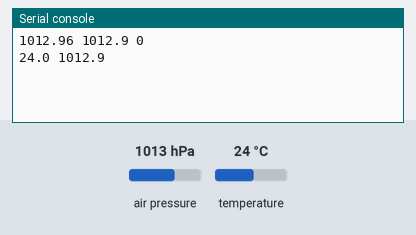
Simulated run of this program. Board: Raspberry Pi Pico running MicroPython. On the bench: the last lines printed to the serial console. The test bench sets the inputs (shaded band); at power-on: air pressure 1013 hPa, temperature 24 °C.

Above: at 1.2 s.
1.3 s: air pressure set to 952 hPa
At 2.7 s:
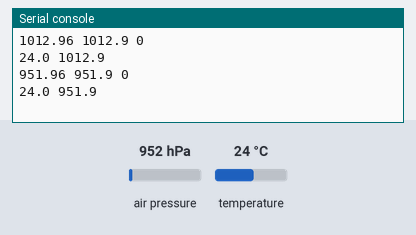
2.8 s: temperature set to 12 °C
4.3 s: air pressure set to 975 hPa
At 5.5 s:
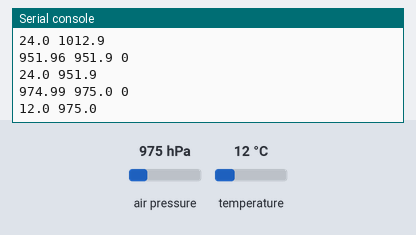
Timing chart, 0 to 7.3 s (numbered marks = the images above; inputs shaded):
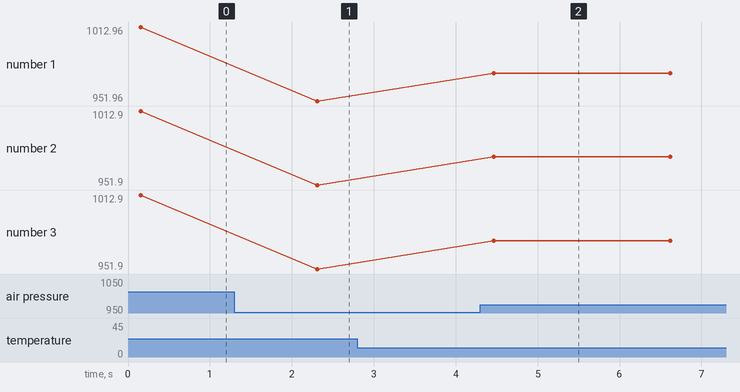

Measured:
- after the input at 1.3 s, the serial console: prints a new line after 1.0 s (image 1)
- after the input at 4.3 s, the serial console: prints a new line after 0.17 s (image 2)
- plotted number 1: 1012.96 → 951.96 after the input at 1.3 s, 951.96 → 974.99 after the input at 4.3 s
- plotted number 2: 1012.9 → 951.9 after the input at 1.3 s, 951.9 → 975 after the input at 4.3 s
- plotted number 3: 1012.9 → 951.9 after the input at 1.3 s, 951.9 → 975 after the input at 4.3 s

The program:

lib_BMP180.py
```python
'''
bmp085 is a micropython module for the Bosch bmp085 sensor. It measures
temperature as well as pressure, with a high enough resolution to calculate
altitude.
data-sheet: BST-BMP085-DS000-05.pdf

The MIT License (MIT)
Copyright (c) 2014 Sebastian Plamauer, oeplse@gmail.com

Permission is hereby granted, free of charge, to any person obtaining a copy
of this software and associated documentation files (the "Software"), to deal
in the Software without restriction, including without limitation the rights
to use, copy, modify, merge, publish, distribute, sublicense, and/or sell
copies of the Software, and to permit persons to whom the Software is
furnished to do so, subject to the following conditions:
The above copyright notice and this permission notice shall be included in
all copies or substantial portions of the Software.
THE SOFTWARE IS PROVIDED "AS IS", WITHOUT WARRANTY OF ANY KIND, EXPRESS OR
IMPLIED, INCLUDING BUT NOT LIMITED TO THE WARRANTIES OF MERCHANTABILITY,
FITNESS FOR A PARTICULAR PURPOSE AND NONINFRINGEMENT. IN NO EVENT SHALL THE
AUTHORS OR COPYRIGHT HOLDERS BE LIABLE FOR ANY CLAIM, DAMAGES OR OTHER
LIABILITY, WHETHER IN AN ACTION OF CONTRACT, TORT OR OTHERWISE, ARISING FROM,
OUT OF OR IN CONNECTION WITH THE SOFTWARE OR THE USE OR OTHER DEALINGS IN
THE SOFTWARE.

2023/5/20   設定ファィルをconfig.pyとした
v1.0
'''
import config
i2c_no,SDA_pin = config.i2c_ini()
# センサー補正値
T_hosei,H_hosei,P_hosei = config.hosei()

from ustruct import unpack as unp
import math
import time

# BMP085 class
class BMP085():
    '''
    Module for the BMP085 pressure sensor.
    '''
    # init
    def __init__(self, i2c=None):
        # internal module defines
        if i2c is None:
            raise ValueError("The I2C bus must be specified")
        else:
            self._bmp_i2c = i2c
        self._bmp_addr = 119  # fix
        self.chip_id = self._bmp_i2c.readfrom_mem(self._bmp_addr, 0xD0, 2)
        self._delays = (7, 8, 14, 28)
        self._diff_sign = time.ticks_diff(1, 0)

        # read calibration data from EEPROM
        (self._AC1, self._AC2, self._AC3, self._AC4, self._AC5, self._AC6,
         self._B1, self._B2, self._MB, self._MC, self._MD) = \
            unp('>hhhHHHhhhhh',
                self._bmp_i2c.readfrom_mem(self._bmp_addr, 0xAA, 22))

        # settings to be adjusted by user
        self._oversample = 3
        self._baseline = 1013.25

        # output preset
        self._UT_raw = bytearray(2)
        self._B5 = 0
        self._MLX = bytearray(3)
        self._COMMAND = bytearray(1)
        self.gauge = self.makegauge()  # Generator instance
        for _ in range(128):
            next(self.gauge)
            time.sleep_ms(1)

    def compvaldump(self):
        '''
        Returns a list of all compensation values
        '''
        return [self._AC1, self._AC2, self._AC3, self._AC4, self._AC5,
                self._AC6, self._B1, self._B2, self._MB, self._MC, self._MD,
                self._oversample]

    # gauge raw
    def makegauge(self):
        '''
        Generator refreshing the raw measurments.
        '''
        while True:
            self._COMMAND[0] = 0x2e
            self._bmp_i2c.writeto_mem(self._bmp_addr, 0xF4, self._COMMAND)
            t_start = time.ticks_ms()
            while (time.ticks_diff(time.ticks_ms(), t_start) *
                   self._diff_sign) <= 5:  # 5mS delay
                yield None
            try:
                self._bmp_i2c.readfrom_mem_into(self._bmp_addr, 0xf6,
                                                self._UT_raw)
            except:
                yield None

            self._COMMAND[0] = 0x34 | (self._oversample << 6)
            self._bmp_i2c.writeto_mem(self._bmp_addr, 0xF4, self._COMMAND)
            t_pressure_ready = self._delays[self._oversample]
            t_start = time.ticks_ms()
            while (time.ticks_diff(time.ticks_ms(), t_start) *
                   self._diff_sign) <= t_pressure_ready:
                yield None
            try:
                self._bmp_i2c.readfrom_mem_into(self._bmp_addr, 0xf6,
                                                self._MLX)
            except:
                yield None
            yield True

    def blocking_read(self):
        if next(self.gauge) is not None:  # Discard old data
            pass
        while next(self.gauge) is None:
            pass

    @property
    def sealevel(self):
        return self._baseline

    @sealevel.setter
    def sealevel(self, value):
        if 300 < value < 1200:  # just ensure some reasonable value
            self._baseline = value

    @property
    def oversample(self):
        return self._oversample

    @oversample.setter
    def oversample(self, value):
        if value in range(4):
            self._oversample = value
        else:
            print('oversample can only be 0, 1, 2 or 3, using 3 instead')
            self._oversample = 3

    @property
    def temperature(self):
        '''
        Temperature in degree C.
        '''
        next(self.gauge)
        X1 = ((unp(">H", self._UT_raw)[0] - self._AC6) * self._AC5) >> 15
        X2 = (self._MC << 11) // (X1 + self._MD)
        self._B5 = X1 + X2
        return ((self._B5 + 8) >> 4) / 10.0

    @property
    def pressure(self):
        '''
        Pressure in hPa.
        '''
        self.temperature  # Get values for temperature AND pressure
        UP = (((self._MLX[0] << 16) + (self._MLX[1] << 8) + self._MLX[2]) >>
              (8 - self._oversample))
        B6 = self._B5 - 4000
        X1 = (self._B2 * ((B6 * B6) >> 12)) >> 11
        X2 = (self._AC2 * B6) >> 11
        B3 = (((self._AC1 * 4 + X1 + X2) << self._oversample) + 2) >> 2
        X1 = (self._AC3 * B6) >> 13
        X2 = (self._B1 * ((B6 * B6) >> 12)) >> 16
        X3 = ((X1 + X2) + 2) >> 2
        B4 = (self._AC4 * (X3 + 32768)) >> 15
        B7 = (UP - B3) * (50000 >> self._oversample)
        p = (B7 * 2) // B4
        X1 = (((p >> 8) * (p >> 8)) * 3038) >> 16
        X2 = (-7357 * p) // 65536
        return (p + (X1 + X2 + 3791) // 16) / 100


class BMP180(BMP085):
    def __init__(self, i2c=None):
        super().__init__(i2c)


# https://github.com/ramjipatel041/Raspberry-Pi-Pico-and-BMP180
from machine import Pin, I2C


def BMP180(flag):
    # err 後回復するために毎回設定する。
    i2c = I2C( i2c_no, sda = Pin(SDA_pin), scl = Pin(SDA_pin+1), freq = 400_00) #i2c detains
    bmp = BMP085(i2c)
    bmp.oversample = 2
    bmp.sealevel = 101325

    tempC = bmp.temperature        #get the temperature in degree celsius
    pres_hPa = bmp.pressure        #get the pressure in hpa
    #altitude = bmp.altitude        #get the altitude
    temp_f= (tempC * (9/5) + 32)   #convert the temperature value in fahrenheit
    tempC  = int(tempC*10 +0.1)/10
    pres_hPa_org = pres_hPa
    pres_hPa  = int(pres_hPa*10 +0.1)/10 + P_hosei
    if flag == 0:
        print(pres_hPa_org,pres_hPa,P_hosei)
    return tempC,pres_hPa

def main():
    for i in range(10):
        try:
            # flag 0:データプリント 1:データプリントしない
            temp,press = BMP180(0)
            print(temp,press)
        except:
            print( 'err')
        time.sleep( 2)

if __name__=='__main__':
    main()
```

config.py
```python
# -*- coding: utf-8 -*-
#!/usr/bin/python3
"""
ID PASS LINE_token
2023/5/7    lib化
2023/5/20   名称をconfig.pyとする
            測定周期を追加
2023/6/10   wifi 使用/不使用を追加
2023/6/19   補正値を持つ
v1.0
2023/8/11   ambient testチャンネル対応
v1.1        初期設定でも最低限の動作をするように改造
2024/9/8    メール追加
"""
def wifi_set():
    return 1 # wifi使用しない時は0

def ID_PASS():
    # wifiのssidとパスワード
    # あなたのwifiの設定に変更してください。
    ssid        = 'your ssid'
    password    = 'your password'
    return ssid,password

def mail_setting():
    mail_onoff = 1                              # SWのonでメールを送信するかどうかを設定
    MailServerName = "smtp.mail.yahoo.co.jp"    # メールサーバー名
    UserName = "coxxxsum@yahoo.co.jp"           # プロバイダーのアカウント(ユーザー名)
    UserPass = "yahxxx731"                      # プロバイダーのパスワード
    toMailAddres ="pc_xxxbox@mineo.jp"          # メールの宛先
    mail_title = "SW_test_ON"
    mail_body  = "SW_test_test"
    return mail_onoff,MailServerName,UserName,UserPass,toMailAddres,mail_title,mail_body

def hosei():
    # センサーのオフセット誤差を補正する補正値です。
    temp  = 0
    humdi = 0
    press = 0
    return temp,humdi,press

def ambi():
    # ambientのテストチャンネル ID,ライトキー
    # ご自身のambient設定に変更してください。
    ch_ID,write_KEY = 60658,"3a05xxx9b39b1ef"
    return ch_ID,write_KEY

def i2c_ini():
    # センサーとOLEDのi2cチャンネルとSDAのピン番号を設定
    i2c_no = 0
    SDA_pin= 0
    return i2c_no,SDA_pin

def measu_cycle():
    # 1分単位で計測周期を設定
    return 1

def Cds_ini():
    # Cdsで使うアナログ入力pinを設定
    # Cds値の範囲設定
    Cds_max = 60000
    Cds_min = 1500
    return 28,Cds_max,Cds_min


def main():
    print(wifi_set())
    print(ID_PASS())
    print(hosei())
    print(ambi())
    print(i2c_ini())
    print(measu_cycle())
    print(Cds_ini())

if __name__=='__main__':
    main()
```
